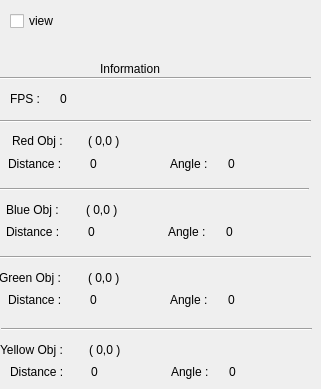
     <widget class="QWidget" name="tab">
      <attribute name="title">
       <string>Monitor</string>
      </attribute>
      <widget class="QCheckBox" name="checkBox">
       <property name="geometry">
        <rect>
         <x>10</x>
         <y>10</y>
         <width>97</width>
         <height>22</height>
        </rect>
       </property>
       <property name="text">
        <string>view</string>
       </property>
      </widget>
      <widget class="QLabel" name="Fps_label">
       <property name="geometry">
        <rect>
         <x>10</x>
         <y>90</y>
         <width>41</width>
         <height>17</height>
        </rect>
       </property>
       <property name="text">
        <string>FPS :</string>
       </property>
      </widget>
      <widget class="QLabel" name="fps_showlabel">
       <property name="geometry">
        <rect>
         <x>60</x>
         <y>90</y>
         <width>66</width>
         <height>17</height>
        </rect>
       </property>
       <property name="text">
        <string>0</string>
       </property>
      </widget>
      <widget class="QLabel" name="Info_label">
       <property name="geometry">
        <rect>
         <x>100</x>
         <y>60</y>
         <width>111</width>
         <height>17</height>
        </rect>
       </property>
       <property name="text">
        <string>Information</string>
       </property>
      </widget>
      <widget class="Line" name="line">
       <property name="geometry">
        <rect>
         <x>0</x>
         <y>70</y>
         <width>311</width>
         <height>16</height>
        </rect>
       </property>
       <property name="orientation">
        <enum>Qt::Horizontal</enum>
       </property>
      </widget>
      <widget class="Line" name="line_2">
       <property name="geometry">
        <rect>
         <x>0</x>
         <y>113</y>
         <width>311</width>
         <height>16</height>
        </rect>
       </property>
       <property name="orientation">
        <enum>Qt::Horizontal</enum>
       </property>
      </widget>
      <widget class="QLabel" name="Obj_label">
       <property name="geometry">
        <rect>
         <x>12</x>
         <y>132</y>
         <width>66</width>
         <height>17</height>
        </rect>
       </property>
       <property name="text">
        <string>Red Obj :</string>
       </property>
      </widget>
      <widget class="QLabel" name="red_coordinate_showlabel">
       <property name="geometry">
        <rect>
         <x>88</x>
         <y>132</y>
         <width>191</width>
         <height>17</height>
        </rect>
       </property>
       <property name="text">
        <string>( 0,0 )</string>
       </property>
      </widget>
      <widget class="QLabel" name="Dis_label">
       <property name="geometry">
        <rect>
         <x>8</x>
         <y>155</y>
         <width>66</width>
         <height>17</height>
        </rect>
       </property>
       <property name="text">
        <string>Distance :</string>
       </property>
      </widget>
      <widget class="QLabel" name="red_dis_showlabel">
       <property name="geometry">
        <rect>
         <x>90</x>
         <y>155</y>
         <width>51</width>
         <height>17</height>
        </rect>
       </property>
       <property name="text">
        <string>0</string>
       </property>
      </widget>
      <widget class="QLabel" name="Ang_label">
       <property name="geometry">
        <rect>
         <x>170</x>
         <y>155</y>
         <width>51</width>
         <height>17</height>
        </rect>
       </property>
       <property name="text">
        <string>Angle :</string>
       </property>
      </widget>
      <widget class="QLabel" name="red_ang_showlabel">
       <property name="geometry">
        <rect>
         <x>228</x>
         <y>155</y>
         <width>66</width>
         <height>17</height>
        </rect>
       </property>
       <property name="text">
        <string>0</string>
       </property>
      </widget>
      <widget class="QLabel" name="Dis_label_2">
       <property name="geometry">
        <rect>
         <x>6</x>
         <y>223</y>
         <width>66</width>
         <height>17</height>
        </rect>
       </property>
       <property name="text">
        <string>Distance :</string>
       </property>
      </widget>
      <widget class="QLabel" name="Ang_label_2">
       <property name="geometry">
        <rect>
         <x>168</x>
         <y>223</y>
         <width>51</width>
         <height>17</height>
        </rect>
       </property>
       <property name="text">
        <string>Angle :</string>
       </property>
      </widget>
      <widget class="QLabel" name="blue_ang_showlabel">
       <property name="geometry">
        <rect>
         <x>226</x>
         <y>223</y>
         <width>66</width>
         <height>17</height>
        </rect>
       </property>
       <property name="text">
        <string>0</string>
       </property>
      </widget>
      <widget class="Line" name="line_3">
       <property name="geometry">
        <rect>
         <x>-2</x>
         <y>181</y>
         <width>311</width>
         <height>16</height>
        </rect>
       </property>
       <property name="orientation">
        <enum>Qt::Horizontal</enum>
       </property>
      </widget>
      <widget class="QLabel" name="blue_dis_showlabel">
       <property name="geometry">
        <rect>
         <x>88</x>
         <y>223</y>
         <width>51</width>
         <height>17</height>
        </rect>
       </property>
       <property name="text">
        <string>0</string>
       </property>
      </widget>
      <widget class="QLabel" name="Obj_label_2">
       <property name="geometry">
        <rect>
         <x>6</x>
         <y>200</y>
         <width>71</width>
         <height>20</height>
        </rect>
       </property>
       <property name="text">
        <string>Blue Obj :</string>
       </property>
      </widget>
      <widget class="QLabel" name="blue_coordinate_showlabel">
       <property name="geometry">
        <rect>
         <x>86</x>
         <y>201</y>
         <width>191</width>
         <height>17</height>
        </rect>
       </property>
       <property name="text">
        <string>( 0,0 )</string>
       </property>
      </widget>
      <widget class="QLabel" name="green_dis_showlabel">
       <property name="geometry">
        <rect>
         <x>90</x>
         <y>291</y>
         <width>51</width>
         <height>17</height>
        </rect>
       </property>
       <property name="text">
        <string>0</string>
       </property>
      </widget>
      <widget class="QLabel" name="Obj_label_3">
       <property name="geometry">
        <rect>
         <x>-1</x>
         <y>268</y>
         <width>81</width>
         <height>20</height>
        </rect>
       </property>
       <property name="text">
        <string>Green Obj :</string>
       </property>
      </widget>
      <widget class="Line" name="line_4">
       <property name="geometry">
        <rect>
         <x>0</x>
         <y>249</y>
         <width>311</width>
         <height>16</height>
        </rect>
       </property>
       <property name="orientation">
        <enum>Qt::Horizontal</enum>
       </property>
      </widget>
      <widget class="QLabel" name="green_ang_showlabel">
       <property name="geometry">
        <rect>
         <x>228</x>
         <y>291</y>
         <width>66</width>
         <height>17</height>
        </rect>
       </property>
       <property name="text">
        <string>0</string>
       </property>
      </widget>
      <widget class="QLabel" name="Dis_label_5">
       <property name="geometry">
        <rect>
         <x>8</x>
         <y>291</y>
         <width>66</width>
         <height>17</height>
        </rect>
       </property>
       <property name="text">
        <string>Distance :</string>
       </property>
      </widget>
      <widget class="QLabel" name="green_coordinate_showlabel">
       <property name="geometry">
        <rect>
         <x>88</x>
         <y>269</y>
         <width>191</width>
         <height>17</height>
        </rect>
       </property>
       <property name="text">
        <string>( 0,0 )</string>
       </property>
      </widget>
      <widget class="QLabel" name="Ang_label_5">
       <property name="geometry">
        <rect>
         <x>170</x>
         <y>291</y>
         <width>51</width>
         <height>17</height>
        </rect>
       </property>
       <property name="text">
        <string>Angle :</string>
       </property>
      </widget>
      <widget class="QLabel" name="yellow_ang_showlabel">
       <property name="geometry">
        <rect>
         <x>229</x>
         <y>363</y>
         <width>66</width>
         <height>17</height>
        </rect>
       </property>
       <property name="text">
        <string>0</string>
       </property>
      </widget>
      <widget class="Line" name="line_9">
       <property name="geometry">
        <rect>
         <x>1</x>
         <y>321</y>
         <width>311</width>
         <height>16</height>
        </rect>
       </property>
       <property name="orientation">
        <enum>Qt::Horizontal</enum>
       </property>
      </widget>
      <widget class="QLabel" name="yellow_coordinate_showlabel">
       <property name="geometry">
        <rect>
         <x>89</x>
         <y>341</y>
         <width>191</width>
         <height>17</height>
        </rect>
       </property>
       <property name="text">
        <string>( 0,0 )</string>
       </property>
      </widget>
      <widget class="QLabel" name="yellow_dis_showlabel">
       <property name="geometry">
        <rect>
         <x>91</x>
         <y>363</y>
         <width>51</width>
         <height>17</height>
        </rect>
       </property>
       <property name="text">
        <string>0</string>
       </property>
      </widget>
      <widget class="QLabel" name="Ang_label_6">
       <property name="geometry">
        <rect>
         <x>171</x>
         <y>363</y>
         <width>51</width>
         <height>17</height>
        </rect>
       </property>
       <property name="text">
        <string>Angle :</string>
       </property>
      </widget>
      <widget class="QLabel" name="Dis_label_6">
       <property name="geometry">
        <rect>
         <x>10</x>
         <y>363</y>
         <width>66</width>
         <height>17</height>
        </rect>
       </property>
       <property name="text">
        <string>Distance :</string>
       </property>
      </widget>
      <widget class="QLabel" name="Obj_label_7">
       <property name="geometry">
        <rect>
         <x>0</x>
         <y>340</y>
         <width>81</width>
         <height>20</height>
        </rect>
       </property>
       <property name="text">
        <string>Yellow Obj :</string>
       </property>
      </widget>
     </widget>
